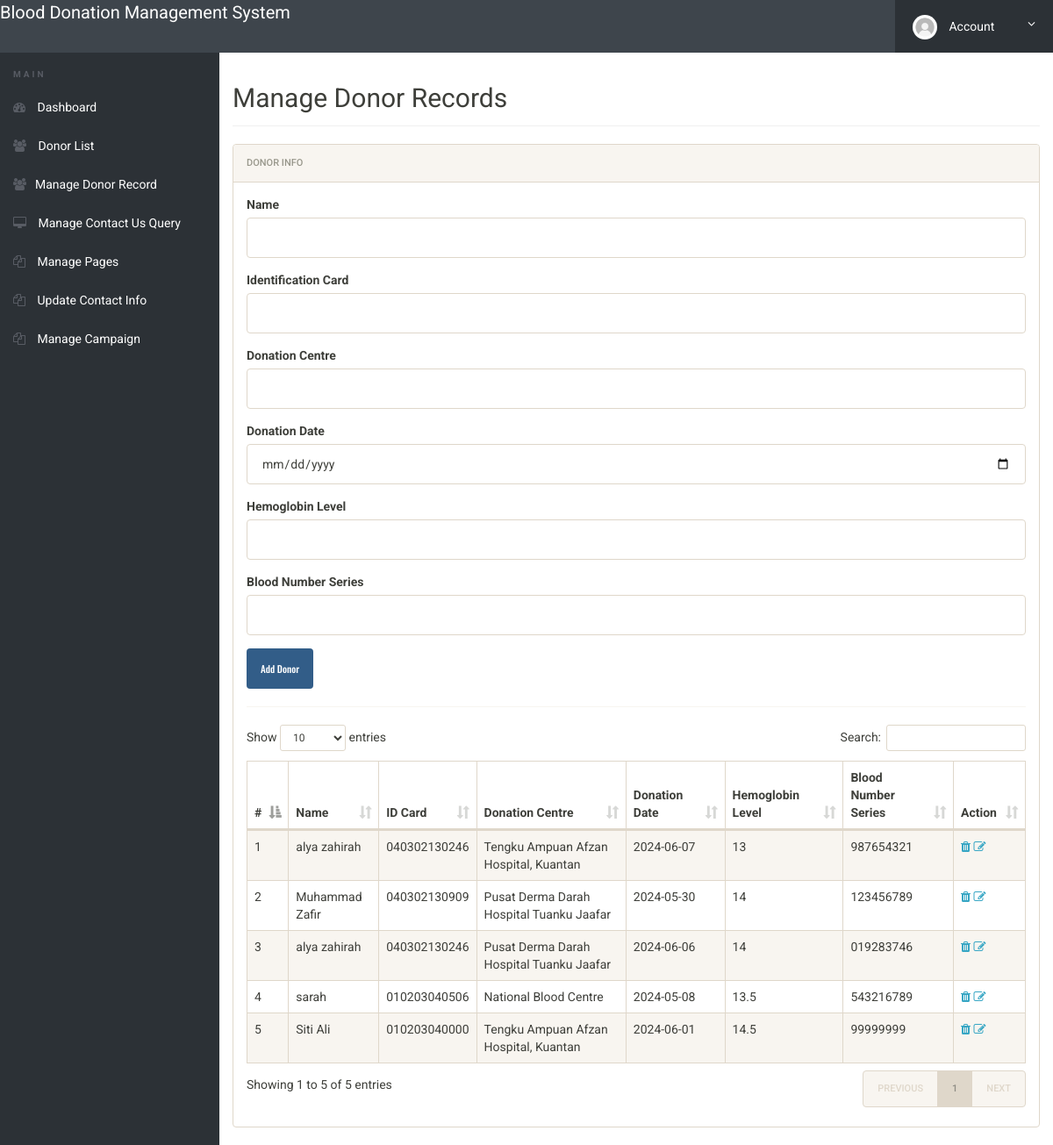
The app's page /admin/managedonorrecord.php (signed in) with its own data.
### tables this page shows
CREATE TABLE `donors` (
  `id` int(11) NOT NULL,
  `name` varchar(255) NOT NULL,
  `id_card` varchar(255) NOT NULL,
  `donation_centre` varchar(255) NOT NULL,
  `donation_date` date NOT NULL,
  `hemoglobin_level` float NOT NULL,
  `blood_number` varchar(50) NOT NULL
);

### admin/managedonorrecord.php (the view, shortened to what this page needs)
<?php
include('includes/config.php');
?>
<!doctype html>
<html lang="en" class="no-js">
<head>
    <link rel="stylesheet" href="css/font-awesome.min.css">
    <link rel="stylesheet" href="css/bootstrap.min.css">
    <link rel="stylesheet" href="css/dataTables.bootstrap.min.css">
    <link rel="stylesheet" href="css/bootstrap-social.css">
    <link rel="stylesheet" href="css/bootstrap-select.css">
    <link rel="stylesheet" href="css/fileinput.min.css">
    <link rel="stylesheet" href="css/awesome-bootstrap-checkbox.css">
    <link rel="stylesheet" href="css/style.css">
</head>
<body>
    <?php include('includes/header.php');?>
    <div class="ts-main-content">
        <?php include('includes/leftbar.php');?>
        <div class="content-wrapper">
            <div class="container-fluid">
                <div class="row">
                    <div class="col-md-12">
                        <h2 class="page-title">Manage Donor Records</h2>
                        <div class="panel panel-default">
                            <div class="panel-heading">Donor Info</div>
                            <div class="panel-body">
                                <form method="post" action="managedonorrecord.php">
                                    <div class="form-group">
                                        <label for="name">Name</label>
                                        <input type="text" class="form-control" name="name" id="name" required>
                                    </div>
                                    <div class="form-group">
                                        <label for="id_card">Identification Card</label>
                                        <input type="text" class="form-control" name="id_card" id="id_card" required>
                                    </div>
                                    <div class="form-group">
                                        <label for="donation_centre">Donation Centre</label>
                                        <input type="text" class="form-control" name="donation_centre" id="donation_centre" required>
                                    </div>
                                    <div class="form-group">
                                        <label for="donation_date">Donation Date</label>
                                        <input type="date" class="form-control" name="donation_date" id="donation_date" required>
                                    </div>
                                    <div class="form-group">
                                        <label for="hemoglobin_level">Hemoglobin Level</label>
                                        <input type="number" step="0.1" class="form-control" name="hemoglobin_level" id="hemoglobin_level" required>
                                    </div>
                                    <div class="form-group">
                                        <label for="blood_number">Blood Number Series</label>
                                        <input type="text" class="form-control" name="blood_number" id="blood_number" required>
                                    </div>
                                    <button type="submit" name="add" class="btn btn-primary">Add Donor</button>
                                </form>
                                <hr>
                                <table id="zctb" class="display table table-striped table-bordered table-hover" cellspacing="0" width="100%">
                                    <thead>
                                        <tr>
                                            <th>#</th>
                                            <th>Name</th>
                                            <th>ID Card</th>
                                            <th>Donation Centre</th>
                                            <th>Donation Date</th>
                                            <th>Hemoglobin Level</th>
                                            <th>Blood Number Series</th>
                                            <th>Action</th>
                                        </tr>
                                    </thead>
                                    <tbody>
                                        <?php
                                        $sql = "SELECT * from donors";
                                        $query = $dbh -> prepare($sql);
                                        $query->execute();
                                        $results=$query->fetchAll(PDO::FETCH_OBJ);
                                        $cnt=1;
                                        if($query->rowCount() > 0) {
                                            foreach($results as $result) { ?>
                                                <tr>
                                                    <td><?php echo htmlentities($cnt);?></td>
                                                    <td><?php echo htmlentities($result->name);?></td>
                                                    <td><?php echo htmlentities($result->id_card);?></td>
                                                    <td><?php echo htmlentities($result->donation_centre);?></td>
                                                    <td><?php echo htmlentities($result->donation_date);?></td>
                                                    <td><?php echo htmlentities($result->hemoglobin_level);?></td>
                                                    <td><?php echo htmlentities($result->blood_number);?></td>
                                                    <td>
                                                        <a href="managedonorrecord.php?del=<?php echo htmlentities($result->id);?>" onclick="return confirm('Do you really want to delete?');"><i class="fa fa-trash"></i></a>
                                                        <a href="update_donor.php?id=<?php echo htmlentities($result->id);?>"><i class="fa fa-edit"></i></a>
                                                    </td>
                                                </tr>
                                                <?php $cnt=$cnt+1;
                                            }
                                        } ?>
                                    </tbody>
                                </table>
                            </div>
                        </div>
                    </div>
                </div>
            </div>
        </div>
    </div>
</body>
</html>

### admin/css/style.css (style rules this page uses)
html { font-size: 14px; }
@media only screen and (min-width: 480px) { html { font-size: 17px; } }
@media only screen and (min-width: 768px) { html { font-size: 14px; } }
body { font-size: 1em; }
a { color: #37a6c4; }
.btn { font-family: 'Oswald', sans-serif; }
.panel { overflow: hidden; }
.btn { text-transform: none; }
.page-title { padding-bottom: 15px; margin-bottom: 20px; border-bottom: 1px solid #f0f0f0; }
.ts-main-content .content-wrapper { padding-top: 15px; margin-top: 60px; }
@media only screen and (min-width: 992px) { .ts-main-content .content-wrapper { margin-left: 250px; } }

### records on screen
donors: name "alya zahirah", id_card "040302130246", donation_centre "Tengku Ampuan Afzan Hospital, Kuantan", donation_date "2024-06-07", hemoglobin_level "13", blood_number "987654321"
donors: name "Muhammad Zafir", id_card "040302130909", donation_centre "Pusat Derma Darah Hospital Tuanku Jaafar", donation_date "2024-05-30", hemoglobin_level "14", blood_number "123456789"
donors: name "alya zahirah", id_card "040302130246", donation_centre "Pusat Derma Darah Hospital Tuanku Jaafar", donation_date "2024-06-06", hemoglobin_level "14", blood_number "019283746"
donors: name "sarah", id_card "010203040506", donation_centre "National Blood Centre", donation_date "2024-05-08", hemoglobin_level "13.5", blood_number "543216789"
donors: name "Siti Ali", id_card "010203040000", donation_centre "Tengku Ampuan Afzan Hospital, Kuantan", donation_date "2024-06-01", hemoglobin_level "14.5", blood_number "99999999"
